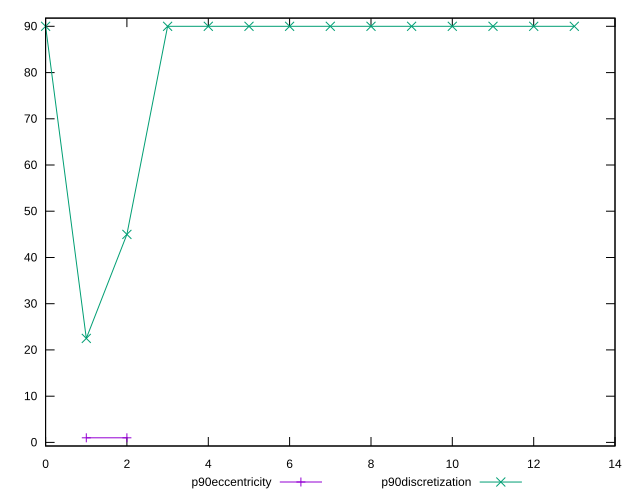

Here is the gnuplot script that generated this plot:
reset
set terminal svg size 640, 500
set output "reprap/unminified-css/progression/eccentricity.svg"

$p90Eccentricity <<EOF
1 1.0000000000000002
2 0.9999999999999999
EOF

$p90Discretization <<EOF
0 90
1 22.5
2 45
3 90
4 90
5 90
6 90
7 90
8 90
9 90
10 90
11 90
12 90
13 90
EOF

set key outside below
set yrange [-0.7800000000000001:91.78]

plot \
  $p90Eccentricity title "p90eccentricity" with linespoints, \
  $p90Discretization title "p90discretization" with linespoints, \


reset
